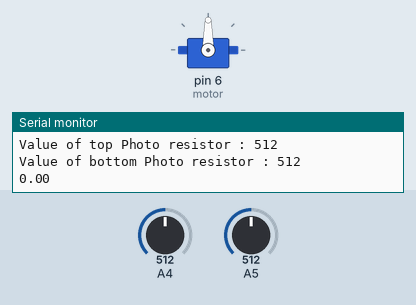
This sketch was run on a simulated Arduino Uno, built with avr-gcc and run on an emulated ATmega328P. Shown: servo, the last lines printed to the serial monitor. The inputs (shaded band) are chosen by the test bench; at power-on: A4 = 512, A5 = 512.

Above: at 1.7 s.
1.8 s: A4 set to 716
At 3.7 s:
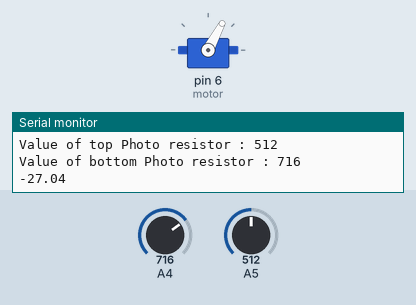
4.0 s: A5 set to 306
At 5.3 s:
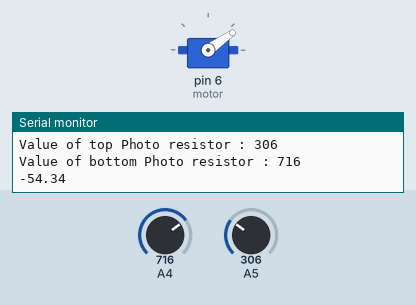
6.0 s: A4 set to 900
At 6.9 s:
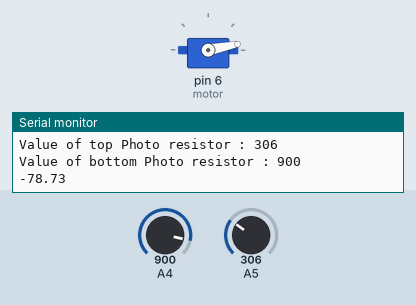
8.1 s: A5 set to 1023
At 9.6 s:
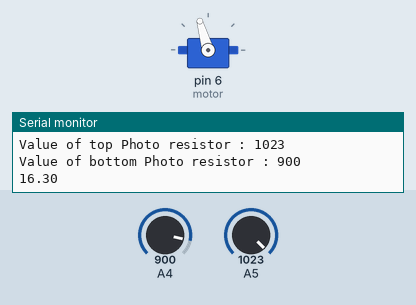
10.1 s: A4 set to 511
At 11.2 s:
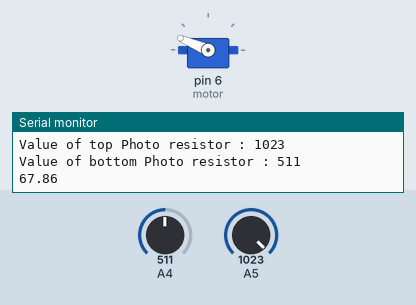
12.1 s: A4 set to 306
At 14.0 s:
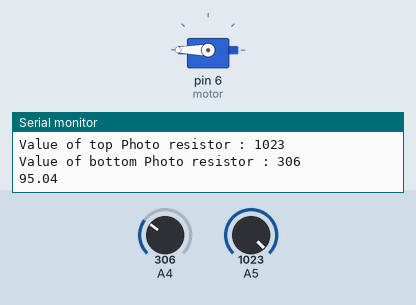
Timing chart, 0 to 15.2 s (numbered marks = the images above; inputs shaded):
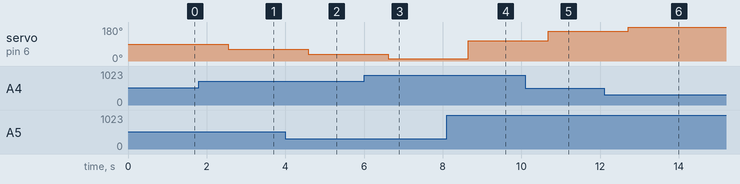

The sketch:

script.ino
```cpp
#include <Servo.h>

Servo motor;

void setup()
{
  pinMode(A4, INPUT);
  pinMode(A5, INPUT);
  motor.attach(6);
  delay(500);
  Serial.begin(9600);
  motor.write(90);
}

void loop()
{
  int pr1 = analogRead(A5);
  int pr2 = analogRead(A4);
  Serial.print("Value of top Photo resistor : ");
  Serial.println(pr1);
  Serial.print("Value of bottom Photo resistor : ");
  Serial.println(pr2);
  orient(pr1, pr2);
  delay(1000); // Wait for 1000 millisecond(s)
}

void orient(int pr1, int pr2)
{
  int diff = pr1-pr2;
  float angle = (diff * 90.0)/679.0;
  Serial.println(angle);
  motor.write(90.0+angle);
}
```

Measured:
- after the input at 1.8 s, servo on pin 6 (motor): 90° → 62° after 0.75 s
- after the input at 4.0 s, servo on pin 6 (motor): 62° → 35° after 0.58 s
- after the input at 6.0 s, servo on pin 6 (motor): 35° → 11° after 0.62 s
- after the input at 8.1 s, servo on pin 6 (motor): 11° → 106° after 0.55 s
- after the input at 10.1 s, servo on pin 6 (motor): 106° → 157° after 0.58 s
- after the input at 12.1 s, servo on pin 6 (motor): 157° → 180° after 0.62 s
